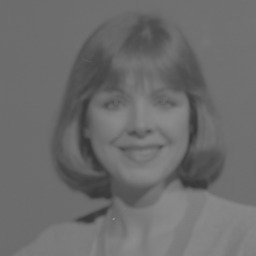
%> input picture women.jpg, 256 x 256 px
$ octave Q3.m   (GNU Octave 9; MATLAB toolbox functions it lacks are replaced by stand-ins)
%> lines starting %> are read from the running program, lines starting %| are printed output that depends on the picture
clc
clear all
close all

img1=imread('women.jpg');
%> img1 is the input picture: size 256x256x3 uint8; min 55, max 141, mean 107.9
img2=imread('grains.jpg');
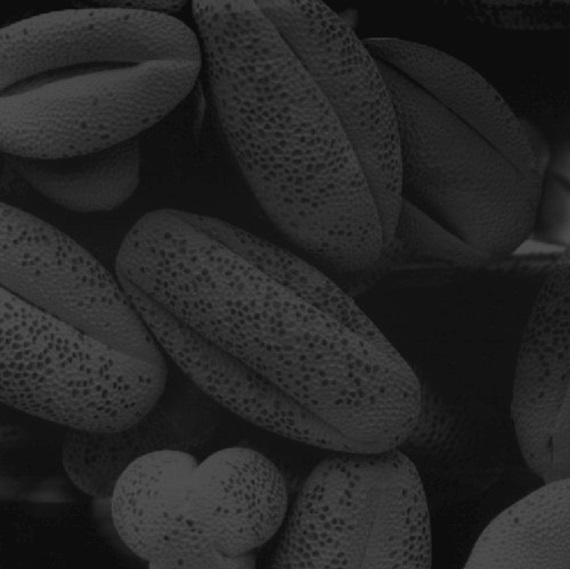
%> input picture grains.jpg, 570 x 569 px
%> img2 is the input picture: size 569x570x3 uint8; min 9, max 81, mean 38.7

figure;
imshow(img1)
title('given image')
Img_histogram(img1) ;
%> after the loop in Img_histogram, `for i=1:256`: j = 256; p = 256 values, max 26634 at index 109, min 0 at index 1, mean 768
%> in Img_histogram, `y=p;`: y has the same summary as p
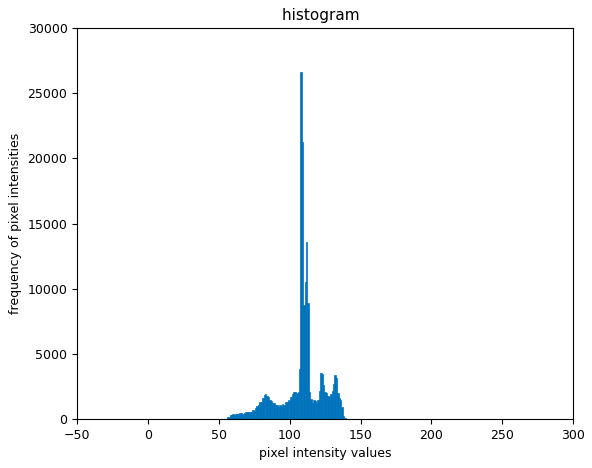
%> figure redrawn from the program's plot data; tallest bar 26634 high, from x = 107.5 to 108.5
contrast(img1);
%> in contrast, `c1=min(min(img2));`: c1 = 55
%> in contrast, `c2=max(max(img2));`: c2 = 141
%> in contrast, `c4=((img2-c1)./(c2-c1)) ;`:
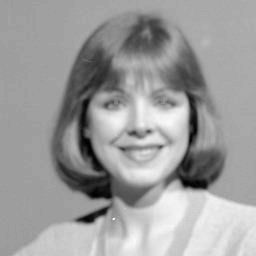
%> c4: size 256x256 double; min 0, max 1, mean 0.615
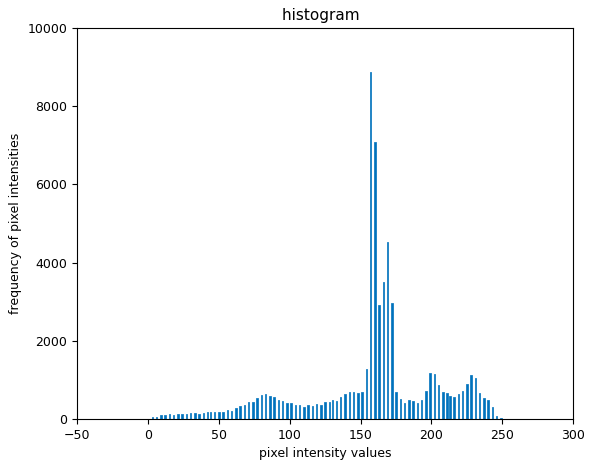
%> figure redrawn from the program's plot data; tallest bar 8878 high, from x = 156.5 to 157.5

pause(5)

figure;
imshow(img2)
title('given image')
Img_histogram(img2) ;
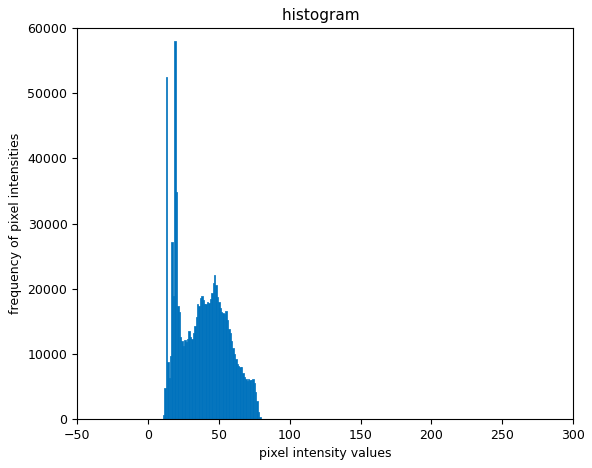
%> figure redrawn from the program's plot data; tallest bar 57987 high, from x = 18.5 to 19.5
contrast(img2);
%> in contrast (call 2), `img2=double(img1(:,:,1));`:
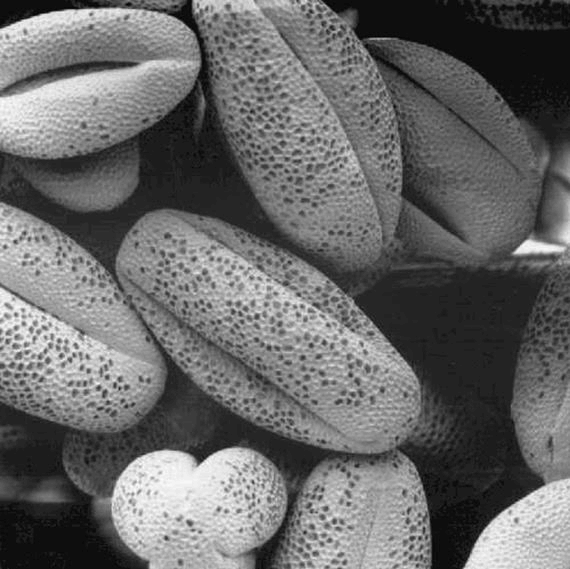
%> img2: size 569x570 double; min 9, max 81, mean 38.7; drawn with min black and max white
%> in contrast (call 2), `c1=min(min(img2));`: c1 = 9
%> in contrast (call 2), `c2=max(max(img2));`: c2 = 81
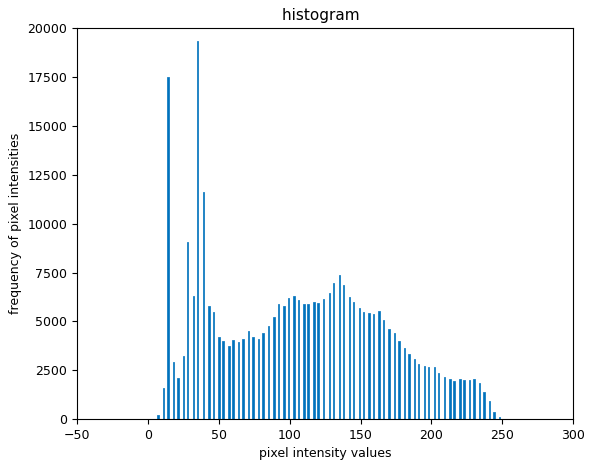
%> figure redrawn from the program's plot data; tallest bar 19329 high, from x = 34.5 to 35.5


function out=contrast(image)
img1=image;
img2=double(img1(:,:,1));
c1=min(min(img2));
c2=max(max(img2));

c4=((img2-c1)./(c2-c1)) ;
c5=c4*255;
c6=(c5/255); % double 0 to 1
c7=c6*255; % double 0 to 255
c8=uint8(c7); % convertion
figure;
imshow(c8)
title('Contrast Stretching image')
Img_histogram(c8) ;

out=c8;
end


%--histogram---
function out=Img_histogram(image)
img1=image;
img=img1(:);
j=0;
for i=1:256
    p(i)=sum(img==j);
    j=j+1;
end

y=p;
x=0:255;
figure;
bar(x,y,1)
title('histogram  ')
xlabel('pixel intensity values')
ylabel('frequency of pixel intensities')
out=img1;
end
